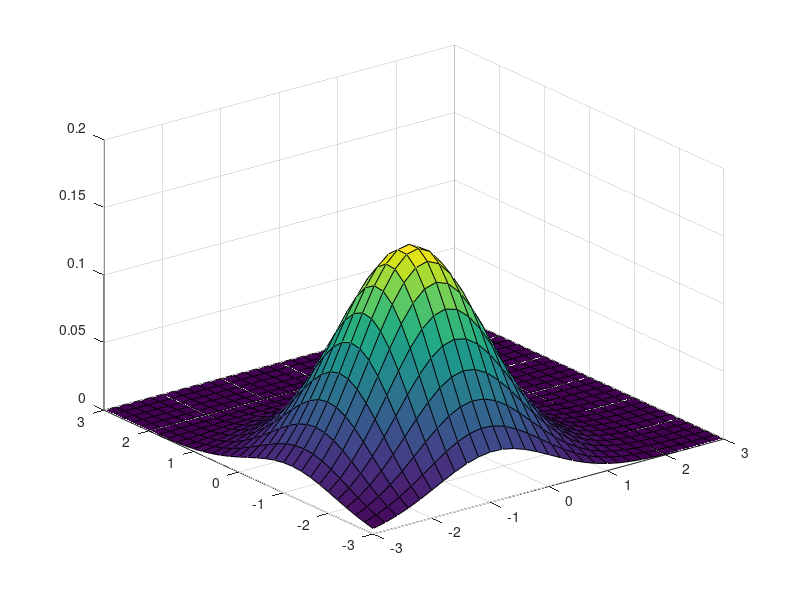

Source code (MATLAB):
% create a random sigma, mu:
Sigma = cov(randn(100,2));
mu = randn(2,1);

% create grid
[X,Y] = meshgrid(-3:.2:3);
XY = cat(3,X,Y);

% subtract mu (note the correct dim)
XYmmu = bsxfun(@minus,XY,shiftdim(mu(:),-2));

% create sigma per XY element
isigXY = squeeze(sum(bsxfun(@times,shiftdim(inv(Sigma),-2),XYmmu),3));
XYisXY = sum(isigXY .* XYmmu,3);

% compute, plot the cdf
normcdf = (1/(2*pi*sqrt(det(Sigma)))) * exp(-0.5 * XYisXY);
surf(X,Y,normcdf);

%%
if(0)
    figure;
    subplot(221); imagesc(XYmmu(:,:,1)); title('XY-1')
    subplot(222); imagesc(XYmmu(:,:,2)); title('XY-2')
    subplot(223); imagesc(isigXY(:,:,1)); title('IG-1')
    subplot(224); imagesc(isigXY(:,:,2)); title('IG-2')
end